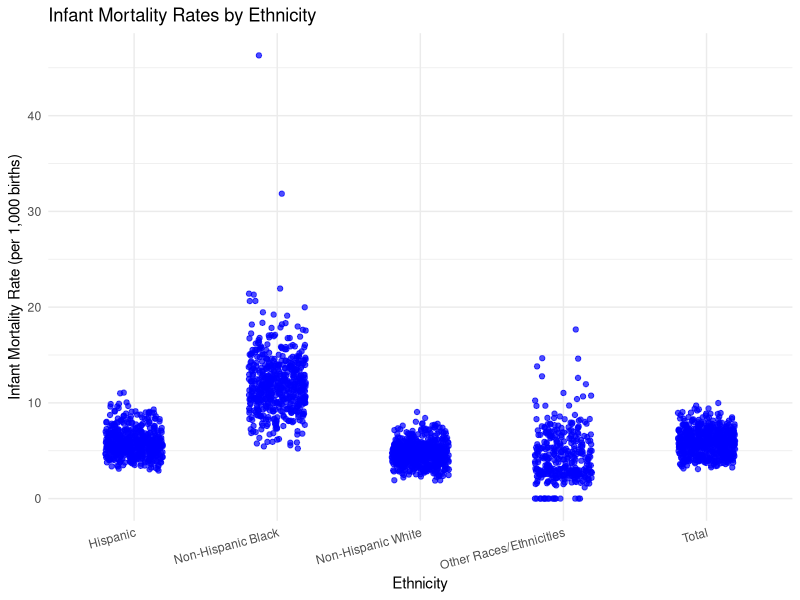
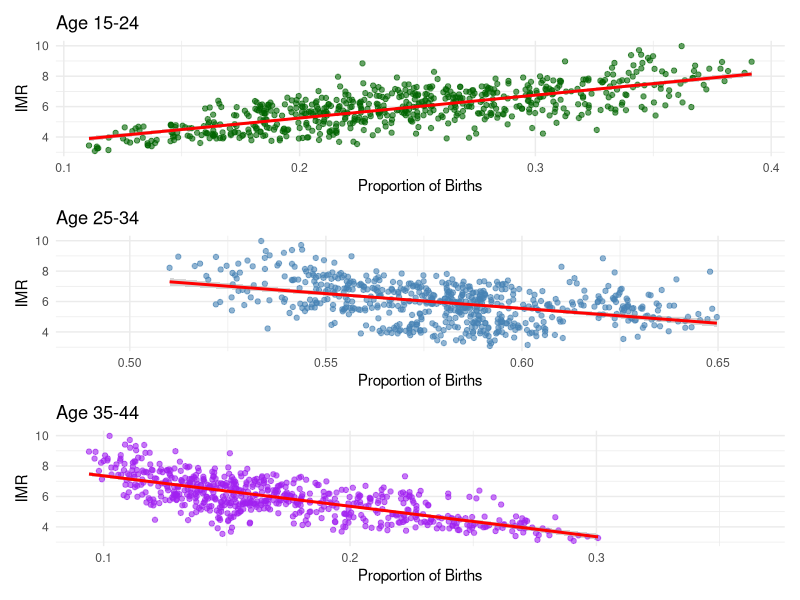
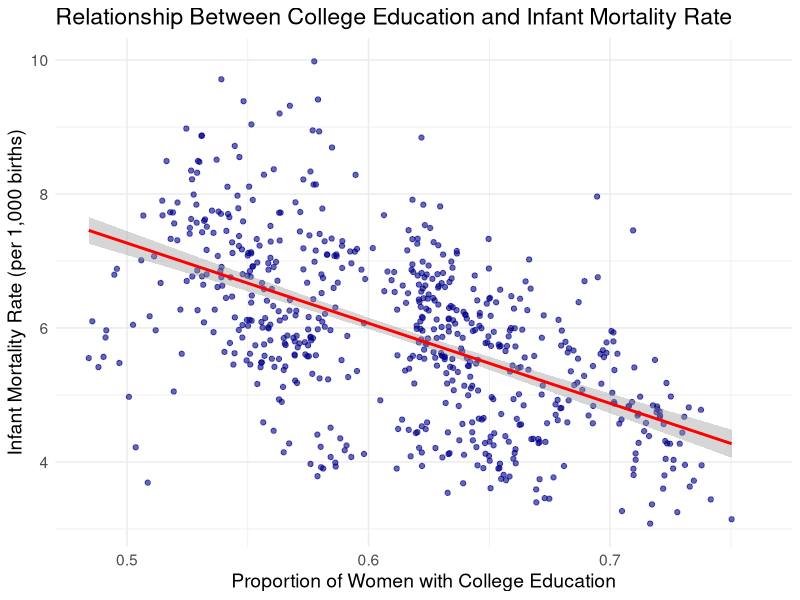
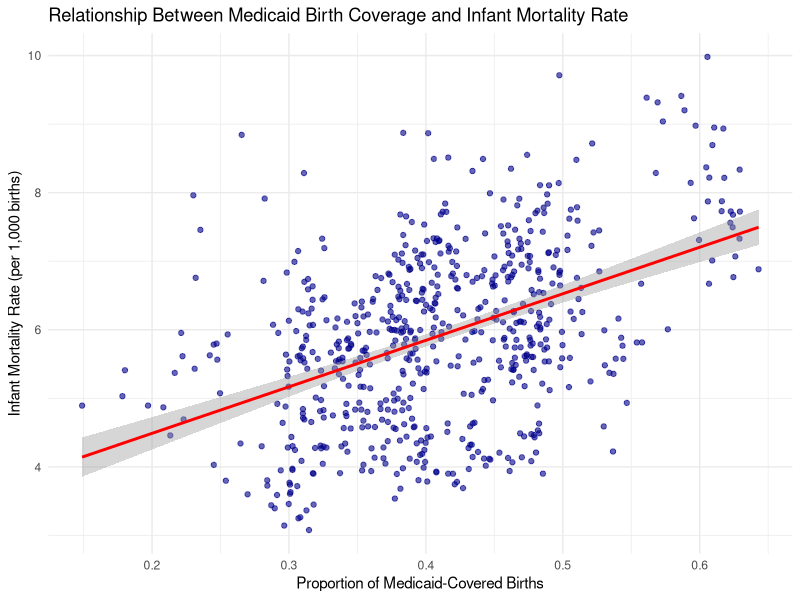

Reproduce these figures in R, in order.
## ---- chunk 1
knitr::opts_chunk$set(echo = TRUE)
## ---- chunk 2
library(tidyverse)
library(dplyr)
library(ggplot2)
library(car)
library(stats)
library(patchwork)
## ---- chunk 3
mortality <- read_csv('data/infant_mortality_biannual_data.csv', show_col_types = FALSE)
fertility <- read_csv('data/fertility_data.csv', show_col_types = FALSE)

fertility_agg <- fertility %>%
  group_by(state, year, group = case_when(
    bmcode %in% c(1, 2, 3) ~ "H1",  # First half of the year
    bmcode %in% c(4, 5, 6) ~ "H2"   # Second half of the year
  )) %>% 
   summarise(
    across(starts_with("births_"), sum, na.rm = TRUE), # Summing birth count variables
    across(starts_with("pop_"), mean, na.rm = TRUE), # Averaging population variables
    .groups = "drop"
  ) %>%
  mutate(bacode = ifelse(group == "H1", 1, 2)) %>%  # Assign bacode after aggregation
  select(-group)  # Remove temporary grouping variable

data <- mortality %>%
  inner_join(fertility_agg, by = c("state", "year", "bacode"), 
             suffix = c("_m", "_f"))

# Remove duplicate columns (those ending in "_f")
data <- data %>%
  select(-ends_with("_f"))

# Rename columns by removing "_m" suffix from mortality dataset
colnames(data) <- str_replace_all(colnames(data), "_m$", "")
## ---- chunk 4
data <- data %>%
  mutate(
    IMR_nhblack = (deaths_nhblack / births_nhblack) * 1000,
    IMR_nhwhite = (deaths_nhwhite / births_nhwhite) * 1000,
    IMR_hisp = (deaths_hisp / births_hisp) * 1000,
    IMR_otherraceeth = (deaths_otherraceeth / births_otherraceeth) * 1000,
    IMR_total = (deaths_total / births_total) * 1000, 
    FR_nhblack = (births_nhblack / pop_nhblack) * 1000,
    FR_nhwhite = (births_nhwhite / pop_nhwhite) * 1000,
    FR_hisp = (births_hisp / pop_hisp) * 1000,
    FR_otherraceeth = (births_otherraceeth / pop_otherraceeth) * 1000,
    FR_total = (births_total / pop_total) * 1000,
    prop_married = births_married / births_total,
    prop_college = (births_coll + births_somecoll) / births_total,
    prop_medicaid = births_medicaid / births_total,
    pct_births_age1524 = births_age1524 / births_total,
    pct_births_age2534 = births_age2534 / births_total,
    pct_births_age3544 = births_age3544 / births_total
  )

## ---- chunk 5
# Pivot IMR data to long format
IMR_long <- data %>%
  pivot_longer(cols = starts_with("IMR_"), 
               names_to = "Ethnicity", 
               values_to = "IMR") %>%
  mutate(Ethnicity = case_when(
    Ethnicity == "IMR_nhblack" ~ "Non-Hispanic Black",
    Ethnicity == "IMR_nhwhite" ~ "Non-Hispanic White",
    Ethnicity == "IMR_hisp" ~ "Hispanic",
    Ethnicity == "IMR_otherraceeth" ~ "Other Races/Ethnicities",
    Ethnicity == "IMR_total" ~ "Total",
    TRUE ~ Ethnicity  # Keeps any unexpected values unchanged
  ))

# Create scatter plot for IMR by Ethnicity
ggplot(IMR_long, aes(x = Ethnicity, y = IMR)) +
  geom_jitter(width = 0.2, alpha = 0.7, color = "blue") +  # Jitter to avoid overlapping points
  labs(title = "Infant Mortality Rates by Ethnicity",
       x = "Ethnicity",
       y = "Infant Mortality Rate (per 1,000 births)") +
  theme_minimal() +
  theme(axis.text.x = element_text(angle = 15, hjust = 1))

IMR_summary <- IMR_long %>%
  group_by(Ethnicity) %>%
  summarise(
    Count = n(),
    Mean_IMR = round(mean(IMR, na.rm = TRUE), 2),
    SD_IMR = round(sd(IMR, na.rm = TRUE), 2)
  )
## ---- chunk 6
p1 <- ggplot(data, aes(x = pct_births_age1524, y = IMR_total)) +
  geom_point(color = "darkgreen", alpha = 0.6) +
  geom_smooth(method = "lm", se = TRUE, color = "red") +
  labs(title = "Age 15-24", x = "Proportion of Births", y = "IMR") +
  theme_minimal()

# Plot for 25-34
p2 <- ggplot(data, aes(x = pct_births_age2534, y = IMR_total)) +
  geom_point(color = "steelblue", alpha = 0.6) +
  geom_smooth(method = "lm", se = TRUE, color = "red") +
  labs(title = "Age 25-34", x = "Proportion of Births", y = "IMR") +
  theme_minimal()

# Plot for 35-44
p3 <- ggplot(data, aes(x = pct_births_age3544, y = IMR_total)) +
  geom_point(color = "purple", alpha = 0.6) +
  geom_smooth(method = "lm", se = TRUE, color = "red") +
  labs(title = "Age 35-44", x = "Proportion of Births", y = "IMR") +
  theme_minimal()

p1 / p2 / p3
## ---- chunk 7
# Scatter plot: Proportion of College-Educated Women vs. Infant Mortality Rate
ggplot(data, aes(x = prop_college, y = IMR_total)) +
  geom_point(alpha = 0.6, color = "darkblue") +
  geom_smooth(method = "lm", se = TRUE, color = "red") +
  labs(title = "Relationship Between College Education and Infant Mortality Rate",
       x = "Proportion of Women with College Education",
       y = "Infant Mortality Rate (per 1,000 births)") +
  theme_minimal() +
  theme(text = element_text(size = 14))
## ---- chunk 8
# Scatterplot of Medicaid coverage vs. Infant Mortality Rate
ggplot(data, aes(x = prop_medicaid, y = IMR_total)) +
  geom_point(alpha = 0.6, color = "darkblue") +
  geom_smooth(method = "lm", se = TRUE, color = "red") +
  labs(
    title = "Relationship Between Medicaid Birth Coverage and Infant Mortality Rate",
    x = "Proportion of Medicaid-Covered Births",
    y = "Infant Mortality Rate (per 1,000 births)"
  ) +
  theme_minimal()
